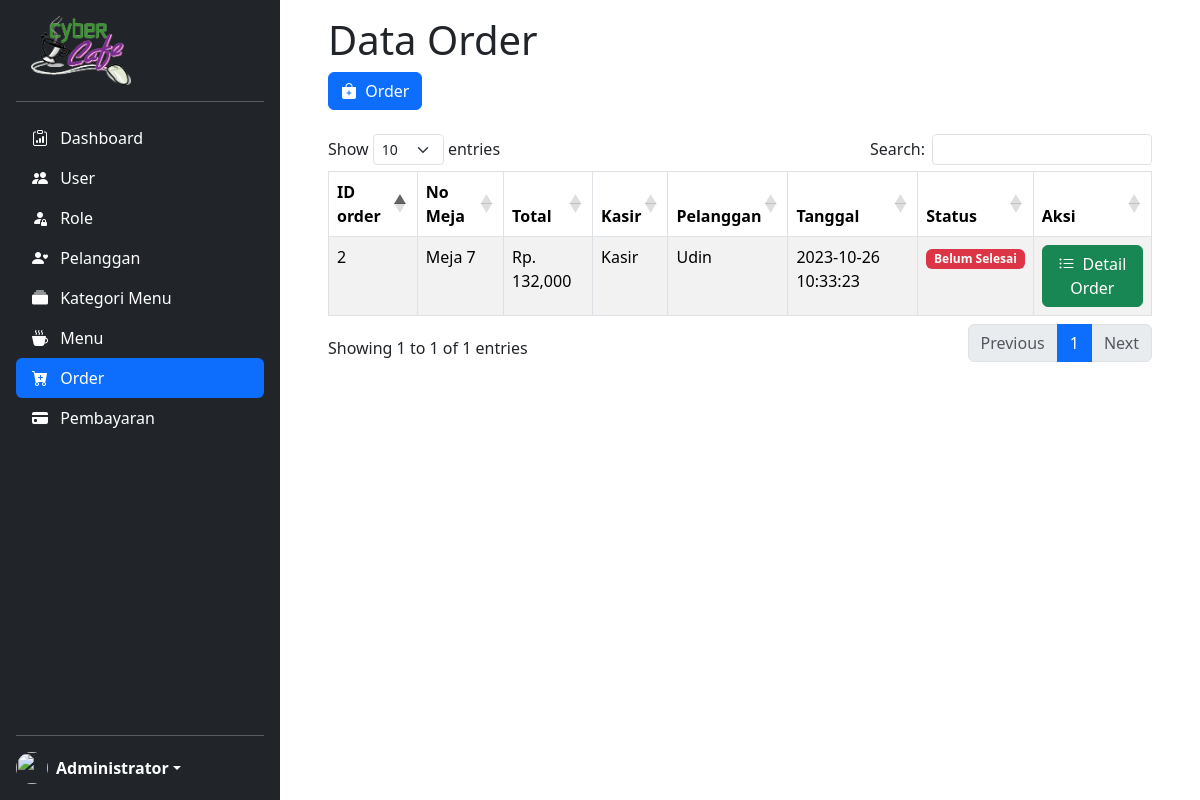
Before: /transaksi-order.php (signed in) with the older database file.
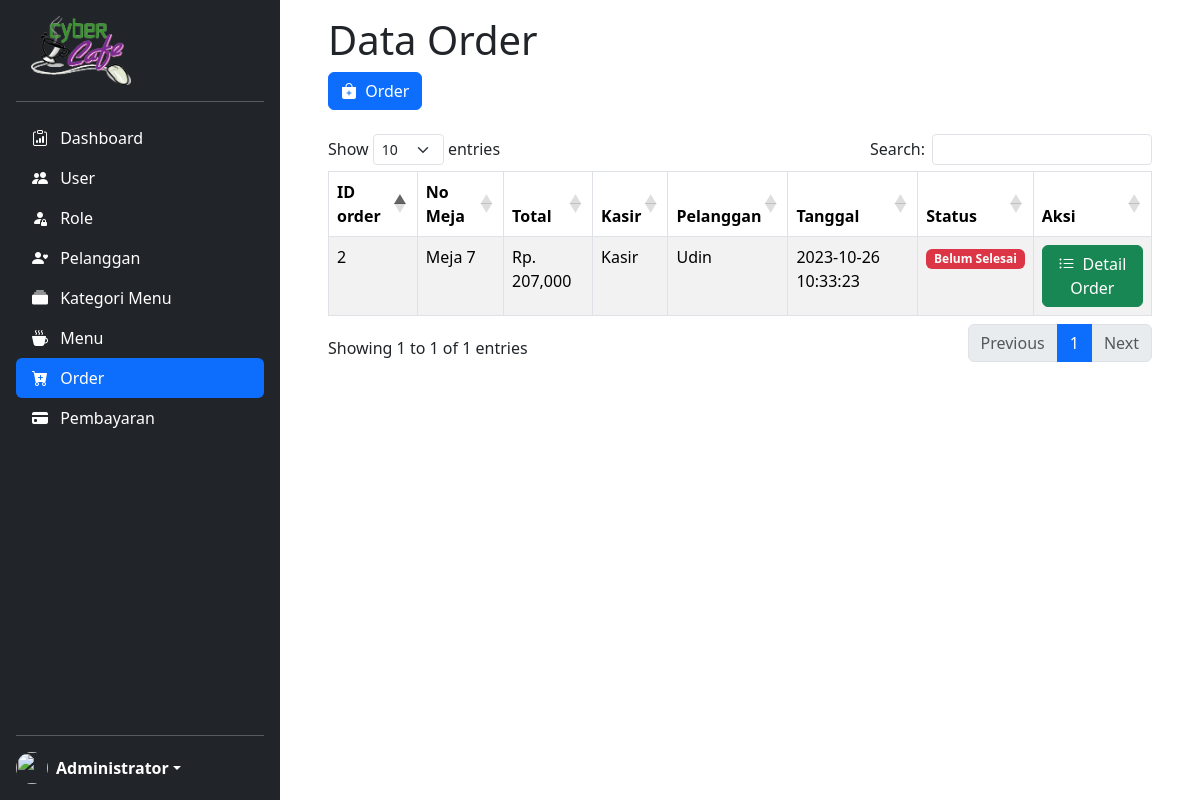
After: the same page with the newer database file.
### tables this page shows
CREATE TABLE `order` (
  `id_order` int(11) NOT NULL,
  `no_meja` varchar(30) NOT NULL,
  `tanggal` datetime NOT NULL,
  `id_user` int(11) NOT NULL,
  `id_pelanggan` int(11) NOT NULL,
  `total` int(11) NOT NULL,
  `status_order` enum('Selesai','Menunggu Pembayaran','Belum Selesai') NOT NULL
);

CREATE TABLE `user` (
  `id_user` int(11) NOT NULL,
  `id_role` int(11) NOT NULL,
  `username` varchar(50) NOT NULL,
  `password` varchar(100) NOT NULL,
  `nama_user` varchar(50) NOT NULL
);

CREATE TABLE `pelanggan` (
  `id_pelanggan` int(11) NOT NULL,
  `nama_pelanggan` varchar(30) NOT NULL,
  `alamat` text NOT NULL,
  `no_telepon` varchar(13) NOT NULL,
  `jenis_kelamin` enum('Laki-laki','Perempuan') NOT NULL,
  `tempat_lahir` varchar(20) NOT NULL,
  `tanggal_lahir` date NOT NULL,
  `jenis_pelanggan` enum('Gold','Silver','Bronze') NOT NULL
);

### transaksi-order.php (the view, shortened to what this page needs)
<!DOCTYPE html>
<html>
<head>
    <?php
	include "header.php";
	?>
</head>
<body>
    <main id="fullpage">
        <?php
        include "sidebar.php";
        ?>
        <div class="container pt-3 me-0 pe-5 ps-5 scrollarea">
            <div class="row">
                <div class="col">
                    <h1>Data Order</h1>
                    <a href="tambah-order.php" class="btn btn-primary"><i class="bi-bag-plus-fill me-1"></i> Order</a><br>
                    <?php
                        $sql = "SELECT * FROM `order` o JOIN user u ON o.id_user=u.id_user JOIN pelanggan p ON o.id_pelanggan=p.id_pelanggan";
                        $order = mysqli_query($conn, $sql);
                    ?>
                    <br>
                    <table class="table table-bordered table-striped table-hover" id="data-order">
                        <thead>
                            <tr>
                                <th>ID order</th>
                                <th>No Meja</th>
                                <th>Total</th>
                                <th>Kasir</th>
                                <th>Pelanggan</th>
                                <th>Tanggal</th>
                                <th>Status</th>
                                <th>Aksi</th>
                            </tr>
                        </thead>
                        <tbody>
                            <?php foreach ($order as $row) :
                            if($row["status_order"]=='Belum Selesai') $status='danger';
                            else if($row["status_order"]=='Menunggu Pembayaran') $status='warning';
                            else if($row["status_order"]=='Selesai') $status='primary';
                            ?>
                        <tr>
                            <td><?= $row["id_order"]; ?></td>
                            <td>Meja <?= $row["no_meja"]; ?></td>
                            <td>Rp. <?= number_format($row["total"]); ?></td>
                            <td><?= $row["nama_user"]; ?></td>
                            <td><?= $row["nama_pelanggan"]; ?></td>
                            <td><?= $row["tanggal"]; ?></td>
                            <td><span class="badge bg-<?=$status?>"><?= $row["status_order"]; ?></span></td>
                            <td>
                                <?php
                                    echo "<a href='detail-order.php?id=$row[id_order]' class='btn btn-success'><i class='bi-list-ul me-1'></i> Detail Order</a>";
                                ?>
                            </td>
                        </tr>
                            <?php endforeach; ?>
                        </tbody>
                    </table>
                </div>
            </div>
        </div>
    </main>
</body>
</html>

Changed rows visible on the page:
changed order "Belum Selesai": total "132,000" → "207,000"
